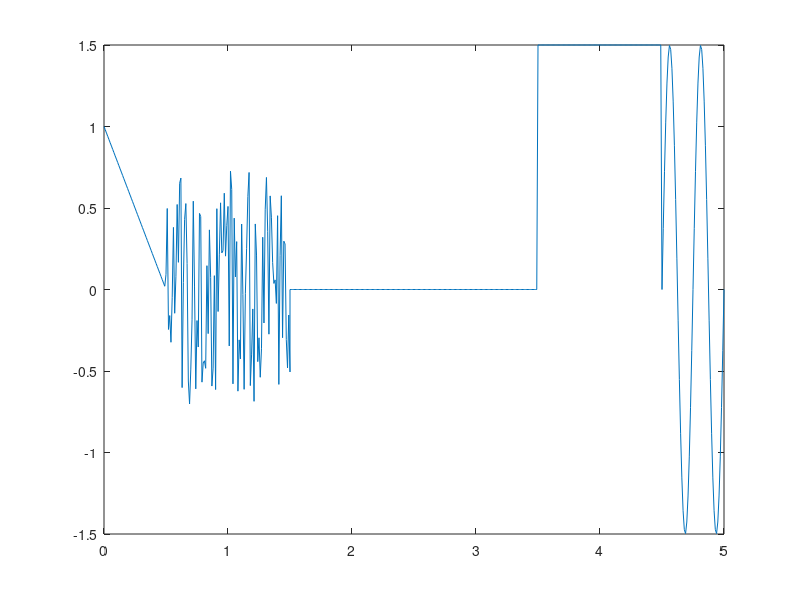

Reproduce this figure in MATLAB.
function y = lab3(t)
if nargin == 0
    t = 0:0.01:5;
end
%%Datu filtracija
%sin
t_sin_f = (t>=4.5) & (t<=5);
t_sin = t(t_sin_f);
%saw
t_saw_f = (t>=0)&(t<0.5);
t_saw = t(t_saw_f);
%const
t_const_f = (t>=3.5)&(t<4.5);
t_const = t(t_const_f);
%zero
t_zero_f = (t>=1.5)&(t<3.5);
t_zero=t(t_zero_f);
%noise
t_noise_f = (t>=0.5)&(t<=1.5);
t_noise=t(t_noise_f);

%% sinusoida
A0=0; A= 1.5;
T = (5-4.5)/2;f=1/T;
delay = 1.5;
y_sin=A0+A*sin(2*pi*f*(t_sin-delay));
%plot(t_sin,y_sin)
%axis([xmin xmax ymin ymax])
%axis([0 5 -1.5 1.5])
%% Lineari mainigais signals
%k = (yA-yB)/(tA-tB);
k = (1-0)/(0-0.5);
delay = 0.5;
y_saw = k*(t_saw-delay);
%hold on
%plot(t_saw,y_saw)
%% konstantes signals
y_const = 1.5+zeros(size(t_const));
%plot(t_const,y_const)
%% Nulles signal
y_zero = zeros(size(t_zero));
%plot(t_zero,y_zero)
%% troksna signals
y_noise = 1.5*rand(size(t_noise))-0.75;
%plot(t_noise,y_noise)
%% Visu signalu apvienosana
t = [t_saw,t_noise,t_zero,t_const,t_sin];
y = [y_saw,y_noise,y_zero,y_const,y_sin];
if nargout == 0
    plot(t,y)
    y=[];
end
